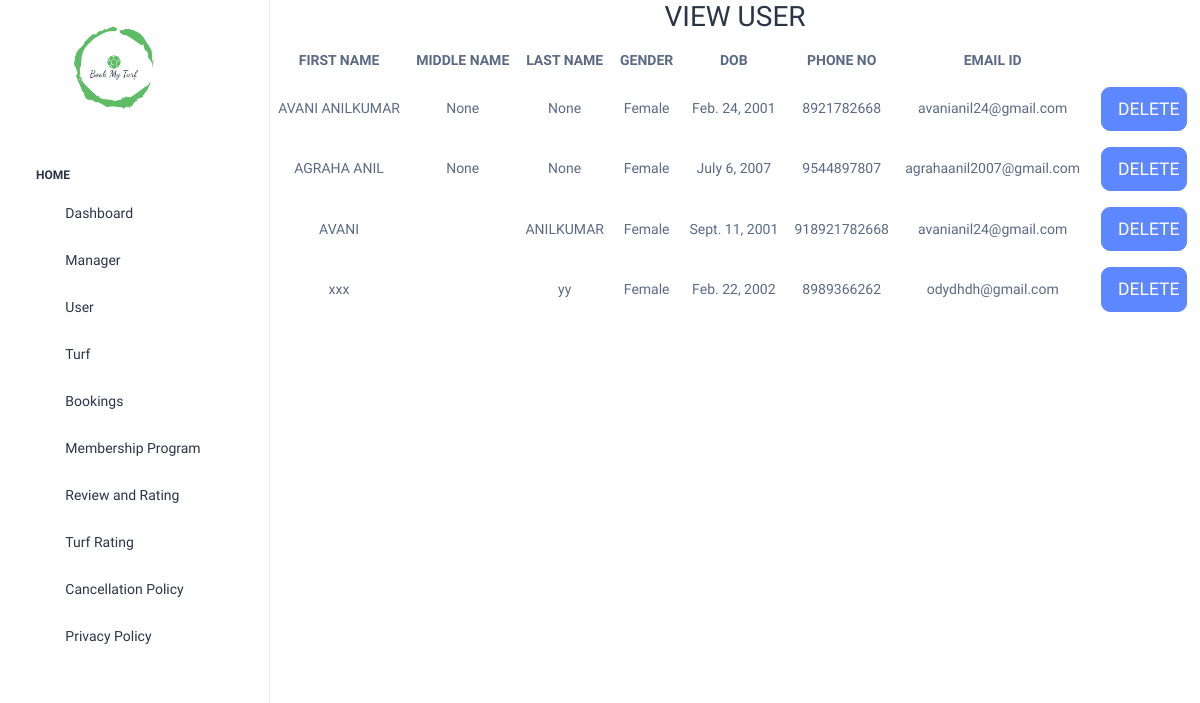
The app's page /viewuser/, older data.
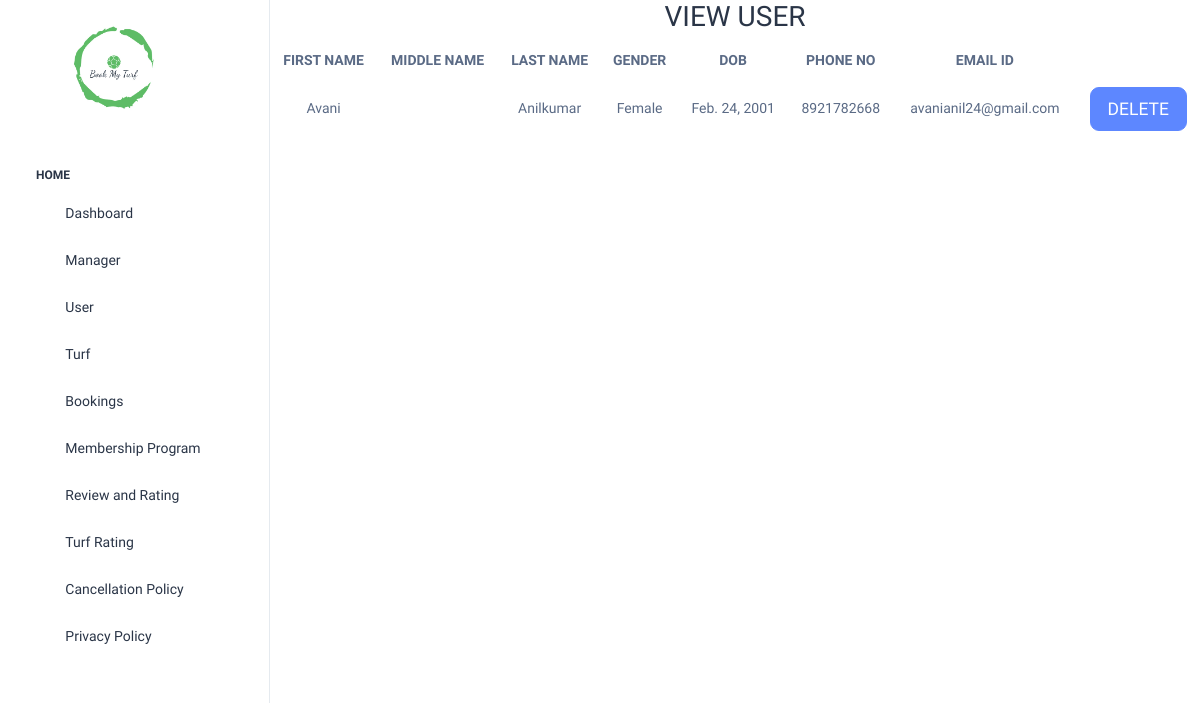
The same page, newer data.
### turf_app/models.py (models this page shows)
class usertbl(models.Model):
    fname = models.CharField(max_length=20, null=True)
    mname = models.CharField(max_length=20, null=True)
    lname = models.CharField(max_length=20, null=True)
    gender = models.CharField(max_length=7, null=True)
    dob = models.DateField(null=True)
    phoneno = models.IntegerField(null=True)
    email = models.EmailField(null=True)
    username = models.CharField(max_length=10, null=True)
    password = models.CharField(max_length=10, null=True)

### turf_app/views.py (the view)
# urls.py: path("viewuser/", views.viewuser),
def viewuser(request):
    v = usertbl.objects.all()
    return render(request, "viewuser.html", {"v": v})

### templates/viewuser.html (shortened to what this page needs)
<!DOCTYPE html>
<html lang="en">
<head>
</head>
<body>
{% include 'sidebar.html' %}
 <div class="body-wrapper">
<h2>VIEW USER</h2>
<table>
    <tr>
        <th>FIRST NAME</th>
        <th>MIDDLE NAME</th>
        <th>LAST NAME</th>
        <th>GENDER</th>
        <th>DOB</th>
        <th>PHONE NO</th>
        <th>EMAIL ID</th>
    </tr>
    {%for i in v%}
    <tr>
        <td>{{i.fname}}</td>
        <td>{{i.mname}}</td>
        <td>{{i.lname}}</td>
        <td>{{i.gender}}</td>
        <td>{{i.dob}}</td>
        <td>{{i.phoneno}}</td>
        <td>{{i.email}}</td>
        <td> <a href="/deleteuser/{{i.id}}" class="btn btn-primary btn-lg btn-block" style="width:90%;">DELETE</a></td>
    </tr>
    {%endfor%}
</table>
 </div>
</body>
</html>

Row changes from the older to the newer data that the page shows:
removed usertbl: fname "AVANI ANILKUMAR", mname "None", lname "None", gender "Female", dob "Feb. 24, 2001", phoneno "8921782668", email "avanianil24@gmail.com"
removed usertbl: fname "AGRAHA ANIL", mname "None", lname "None", gender "Female", dob "July 6, 2007", phoneno "9544897807", email "agrahaanil2007@gmail.com"
removed usertbl: fname "AVANI", lname "ANILKUMAR", gender "Female", dob "Sept. 11, 2001", phoneno "918921782668", email "avanianil24@gmail.com"
removed usertbl: fname "xxx", lname "yy", gender "Female", dob "Feb. 22, 2002", phoneno "8989366262", email "odydhdh@gmail.com"
added usertbl: fname "Avani", lname "Anilkumar", gender "Female", dob "Feb. 24, 2001", phoneno "8921782668", email "avanianil24@gmail.com"
